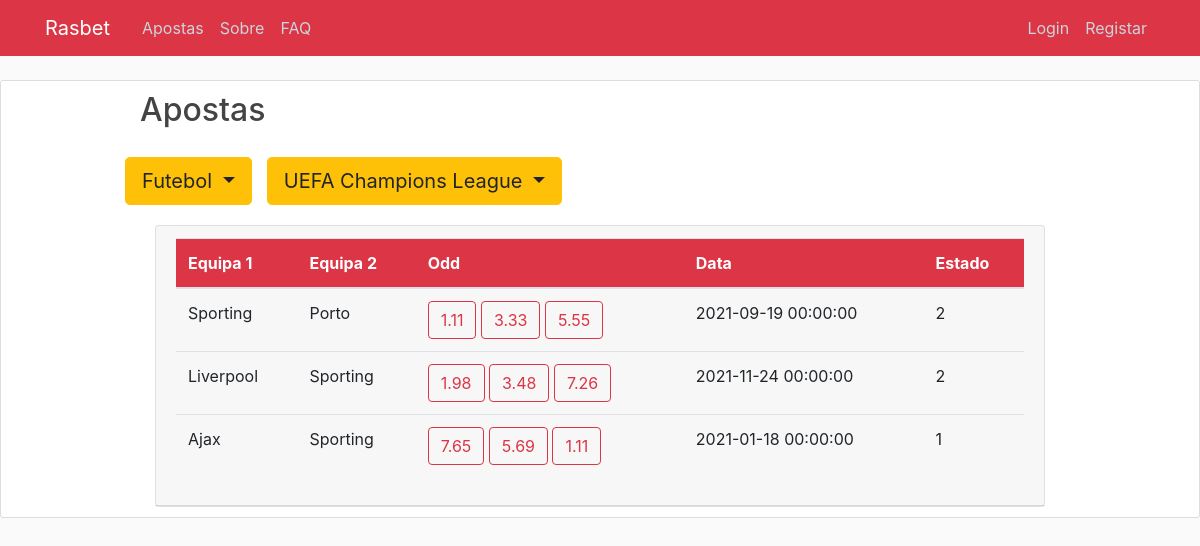
Screenshot of /bets/0/1 with the database file from the repository.
### rasbet/models.py (models this page shows, shortened)
class Sport(db.Model):
    id = db.Column(db.Integer, primary_key = True, autoincrement=True)
    name = db.Column(db.String(120), unique = True, nullable = False)
    competitions = db.relationship("Competition")

class Competition(db.Model):
    id = db.Column(db.Integer, primary_key = True, autoincrement=True)
    name = db.Column(db.String(120), unique = False, nullable = False)
    sport_id = db.Column(db.Integer, db.ForeignKey('sport.id' ), nullable=False)
    events = db.relationship("Event")

class Event(db.Model):
    id = db.Column(db.Integer, primary_key = True, autoincrement=True)
    name = db.Column(db.String(50), nullable=False)
    start_date = db.Column(db.DateTime, nullable = False)
    state = db.Column(db.String(20), unique = False, nullable = False)
    competition_id = db.Column(db.Integer, db.ForeignKey('competition.id' ), nullable=False)
    odds = db.relationship("Odd")

class Participant(db.Model):
    id = db.Column(db.Integer, primary_key = True, autoincrement=True)
    name = db.Column(db.String(120), unique = True, nullable = False)
    odds = db.relationship("Odd")

class Odd(db.Model):
    id = db.Column(db.Integer, primary_key = True, autoincrement=True)
    value = db.Column(db.Float, unique = False, nullable = False)
    participant_id = db.Column(db.Integer, db.ForeignKey('participant.id' ), nullable = True)
    event_id = db.Column(db.Integer, db.ForeignKey('event.id' ), nullable=False)
    bo = db.relationship("BetOdd")

### rasbet/routes.py (the view)
@app.route("/bets/<sport_id>/<competition_id>")
def bets(sport_id, competition_id):
    balance = None
    symbol = None
    if current_user.is_authenticated:
        balance = round(Wallet.query.filter_by(user_id=current_user.id,currency_id=current_user.currency_fav).first().balance, 2)
        symbol = Currency.query.filter_by(id=current_user.currency_fav).first().symbol
    competition_name = None
    sports = Sport.query.all()
    events = []
    e = []
    sport_name = Sport.query.filter_by(id=sport_id).first().name
    competitions = Competition.query.filter_by(sport_id=sport_id).all()
    if competition_id == "-1":
        for c in competitions:
            e += Event.query.filter_by(competition_id=c.id).all()
    else:
        competition_name = Competition.query.filter_by(id=competition_id).first().name
        e = Event.query.filter_by(competition_id=competition_id).all()
    for ee in e:
        odd = Odd.query.filter_by(event_id=ee.id).all()
        p = []
        for o in odd:
            p.append(Participant.query.filter_by(id=o.participant_id).first())
        events.append([ee, odd, p])
    if current_user.is_authenticated:
        return render_template('bets_logged_in.html', title='Bets',
                               sport_id=sport_id, sport_name=sport_name, sports = sports,
                               competition_id=competition_id, competition_name=competition_name, competitions=competitions,
                               events = events, balance=balance, symbol=symbol)
    else:
        return render_template('bets_logged_out.html', title='Bets',
                               sport_id=sport_id, sport_name=sport_name, sports = sports,
                               competition_id=competition_id, competition_name=competition_name, competitions=competitions,
                               events = events, balance=balance, symbol=symbol)

### rasbet/templates/bets_logged_out.html (shortened to what this page needs)
{% extends "layout.html" %}
{% block content %}
<div class="col-md-10 mx-auto">
    <div class="content-wrapper">
        <h2>Apostas</h2>
        <section class="content-header" style="padding-top:20px ">
            <div class="row">
                <div class="col-2.5" style="align-self: flex-end;">
                    <div big class="dropdown">
                        <button class="btn btn-warning dropdown-toggle btn-lg" type="button" id="dropdownMenuButton"
                            data-toggle="dropdown" aria-haspopup="true" aria-expanded="false">
                            {{ sport_name }}
                        </button>
                    </div>
                </div>
                <div class="col-3" style="align-self: flex-end;">
                    <div big class="dropdown">
                        <button class="btn btn-warning dropdown-toggle btn-lg" type="button" id="dropdownMenuButton"
                            data-toggle="dropdown" aria-haspopup="true" aria-expanded="false">
                            {% if competition_id != "-1" %}
                            {{ competition_name }}
                            {% else %}
                            Competições
                            {% endif %}
                        </button>
                    </div>
                </div>
            </div>
        </section>
        <section class="content" style="padding-top:20px ">
            <div class="container-fluid">
                <div class="row-2">
                    <div class="card">
                        <div class="card-header">
                            <table class="table" size="padding: 8em">
                                {% if sport_id == "0" %}
                                <thead class="p-3 mb-2 bg-danger text-white">
                                    <tr>
                                        <th scope="col">Equipa 1</th>
                                        <th scope="col">Equipa 2</th>
                                        <th>Odd</th>
                                        <th scope="col">Data</th>
                                        <th scope="col">Estado</th>
                                    </tr>
                                </thead>
                                <tbody>
                                    {% for ee, odd, p in events %}
                                    <tr>
                                        <td>{{ p[0].name }}</td>
                                        <td>{{ p[2].name }}</td>
                                        <td>
                                            <button type="button" class="btn btn-outline-danger">
                                                {{ odd[0].value }}
                                            </button>
                                            <button type="button" class="btn btn-outline-danger">
                                                {{ odd[1].value }}
                                            </button>
                                            <button type="button" class="btn btn-outline-danger">
                                                {{ odd[2].value }}
                                            </button>
                                        </td>
                                        <td>{{ ee.start_date }}</td>
                                        <td>{{ ee.state }}</td>
                                    </tr>
                                    {% endfor %}
                                </tbody>
                                {% endif %}
                            </table>
                        </div>
                    </div>
                </div>
            </div>
        </section>
    </div>
</div>
{% endblock %}>

### rasbet/static/main.css (style rules this page uses)
body { background: #fafafa; color: #333333; margin-top: 5rem; }
h1, h2, h3, h4, h5, h6 { color: #444444; }

### rows the page displays
Sport: name "Futebol"
Competition: name "UEFA Champions League"
Event: name "Sporting", name "Porto", value "1.11", value "3.33", value "5.55", start_date "2021-09-19 00:00:00", state "2"
Event: name "Liverpool", name "Sporting", value "1.98", value "3.48", value "7.26", start_date "2021-11-24 00:00:00", state "2"
Event: name "Ajax", name "Sporting", value "7.65", value "5.69", value "1.11", start_date "2021-01-18 00:00:00", state "1"
